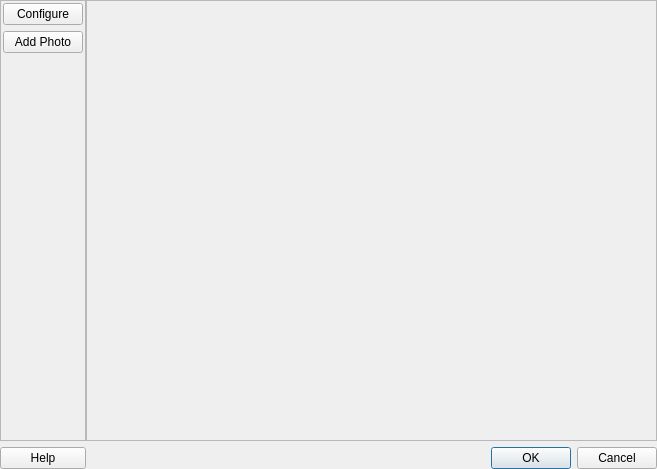
<?xml version="1.0" encoding="UTF-8"?>
<ui version="4.0">
 <class>GridDialog</class>
 <widget class="QDialog" name="GridDialog">
  <property name="geometry">
   <rect>
    <x>0</x>
    <y>0</y>
    <width>657</width>
    <height>469</height>
   </rect>
  </property>
  <property name="windowTitle">
   <string>Create Photo Grid</string>
  </property>
  <layout class="QGridLayout" name="gridLayout">
   <property name="horizontalSpacing">
    <number>0</number>
   </property>
   <property name="margin">
    <number>0</number>
   </property>
   <item row="0" column="0">
    <widget class="QFrame" name="frame">
     <property name="frameShape">
      <enum>QFrame::StyledPanel</enum>
     </property>
     <property name="frameShadow">
      <enum>QFrame::Raised</enum>
     </property>
     <layout class="QVBoxLayout" name="verticalLayout">
      <property name="margin">
       <number>2</number>
      </property>
      <item>
       <widget class="QPushButton" name="configureBtn">
        <property name="text">
         <string>Configure</string>
        </property>
       </widget>
      </item>
      <item>
       <widget class="QPushButton" name="addPhotoBtn">
        <property name="text">
         <string>Add Photo</string>
        </property>
       </widget>
      </item>
      <item>
       <spacer name="verticalSpacer">
        <property name="orientation">
         <enum>Qt::Vertical</enum>
        </property>
        <property name="sizeHint" stdset="0">
         <size>
          <width>20</width>
          <height>40</height>
         </size>
        </property>
       </spacer>
      </item>
     </layout>
    </widget>
   </item>
   <item row="0" column="1">
    <widget class="QScrollArea" name="scrollArea">
     <property name="widgetResizable">
      <bool>true</bool>
     </property>
     <property name="alignment">
      <set>Qt::AlignCenter</set>
     </property>
     <widget class="QWidget" name="scrollAreaWidgetContents">
      <property name="geometry">
       <rect>
        <x>0</x>
        <y>0</y>
        <width>561</width>
        <height>431</height>
       </rect>
      </property>
     </widget>
    </widget>
   </item>
   <item row="2" column="1">
    <widget class="QDialogButtonBox" name="buttonBox">
     <property name="orientation">
      <enum>Qt::Horizontal</enum>
     </property>
     <property name="standardButtons">
      <set>QDialogButtonBox::Cancel|QDialogButtonBox::Ok</set>
     </property>
    </widget>
   </item>
   <item row="2" column="0">
    <widget class="QPushButton" name="helpBtn">
     <property name="text">
      <string>Help</string>
     </property>
    </widget>
   </item>
  </layout>
 </widget>
 <resources/>
 <connections>
  <connection>
   <sender>buttonBox</sender>
   <signal>accepted()</signal>
   <receiver>GridDialog</receiver>
   <slot>accept()</slot>
   <hints>
    <hint type="sourcelabel">
     <x>248</x>
     <y>254</y>
    </hint>
    <hint type="destinationlabel">
     <x>157</x>
     <y>274</y>
    </hint>
   </hints>
  </connection>
  <connection>
   <sender>buttonBox</sender>
   <signal>rejected()</signal>
   <receiver>GridDialog</receiver>
   <slot>reject()</slot>
   <hints>
    <hint type="sourcelabel">
     <x>316</x>
     <y>260</y>
    </hint>
    <hint type="destinationlabel">
     <x>286</x>
     <y>274</y>
    </hint>
   </hints>
  </connection>
 </connections>
</ui>
